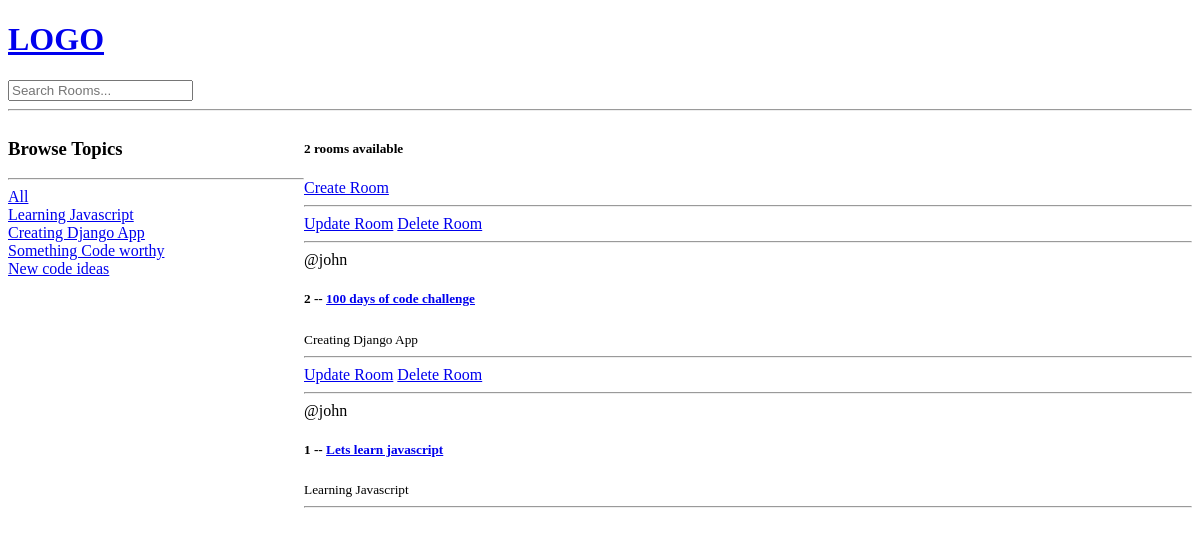
Before: / with the older database file.
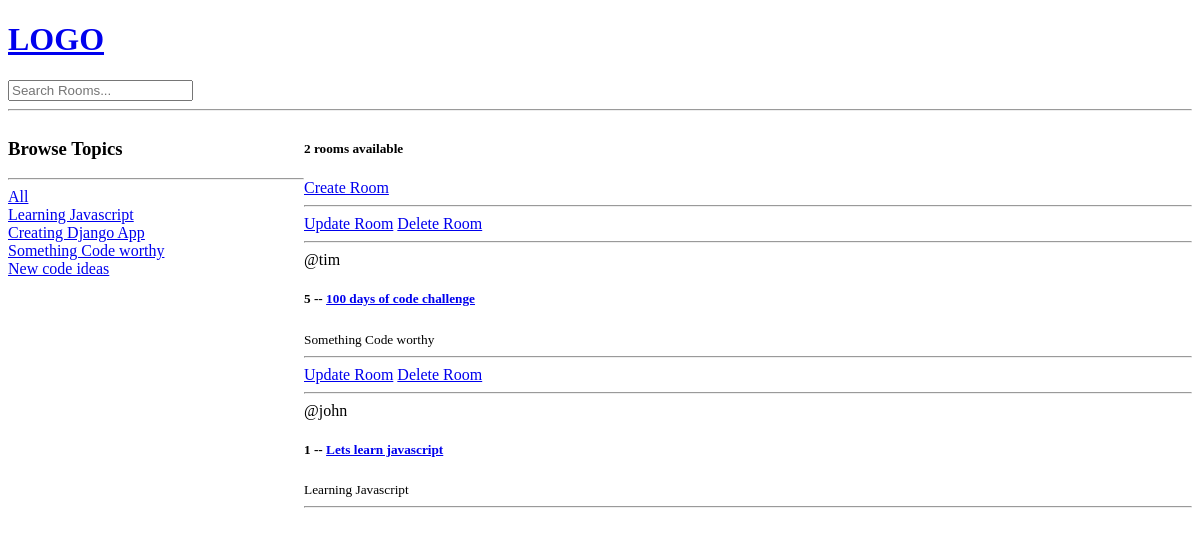
After: the same page with the newer database file.
### baseApp/models.py (models this page shows, shortened)
class Topic(models.Model):
    name = models.CharField(max_length=200)

class Room(models.Model):
    host = models.ForeignKey(User, on_delete=models.SET_NULL, null=True)
    topic = models.ForeignKey(Topic, on_delete=models.SET_NULL, null=True)
    name = models.CharField(max_length=200)
    description = models.TextField(null=True,blank=True)
    updated = models.DateTimeField(auto_now=True)
    created = models.DateTimeField(auto_now_add=True)
    class Meta:
        ordering = ['-updated', '-created'] #orders rooms by updated and created fields

### baseApp/views.py (the view)
# urls.py: path('', views.home, name="home"),
def home(request):
    q = request.GET.get('q') if request.GET.get('q') != None else ''
    rooms = Room.objects.filter(
        Q(topic__name__icontains=q) |
        Q(name__icontains=q) |
        Q(description__contains=q)
        ) #objects is used to query database table, Q is imported from db.models, allows searching by multiple parameters
    topics = Topic.objects.all()
    room_count = rooms.count()
    context = {'rooms': rooms, 'topics': topics, 'room_count':room_count} # key is variable used in for loop, pair is list
    return render(request, 'baseApp/home.html', context) # passing context in makes it available in home.html

### baseApp/templates/baseApp/home.html (shortened to what this page needs)
{% extends 'main.html' %}
{% block content %}
<div class="home-container">
    <div>
        <h3>Browse Topics</h3>
        <hr>
        <div>
            <a href="{% url 'home' %}">All</a>
        </div>
        {% for topic in topics %}
        <div>
            <a href="{% url 'home' %}?q={{topic.name}}">{{topic.name}}</a>
        </div>
        {% endfor %}
    </div>
    <div>
        <h5>{{room_count}} rooms available</h5>
        <a href="{% url 'create-room' %}">Create Room</a>
    <hr>
    <div>
        {% for room in rooms %}
            <div>
                <a href="{% url 'update-room' room.id %}">Update Room</a>
                <a href="{% url 'delete-room' room.id %}">Delete Room</a>
                <hr>
                <span>@{{room.host.username}}</span>
                <h5>{{room.id}} -- <a href="{% url 'room' room.id %}">{{room.name}}</a></h5>
                <small>{{room.topic.name}}</small>
                <hr>
            </div>
        {% endfor %}
    </div>
    </div>
</div>
{% endblock content %}

### templates/main.html (shortened to what this page needs)
<!DOCTYPE html>
<html lang="en">
<head>
</head>
<body>
    {% include 'navbar.html' %}
    {% block content %}
    {% endblock %}
</body>
</html>

### templates/navbar.html
<a href="/">
    <h1>LOGO</h1>
</a>
<form action="{% url 'home' %}" method="GET">
    <input type="text" name ="q" placeholder="Search Rooms..." />
</form>
<hr>

### baseApp/templates/baseApp/home.html (style rules this page uses)
.home-container { display: grid; grid-template-columns: 1fr 3fr; }

Changed rows visible on the page:
removed Room: host.username "john", id "2", name "100 days of code challenge", topic.name "Creating Django App"
added Room: host.username "tim", id "5", name "100 days of code challenge", topic.name "Something Code worthy"
